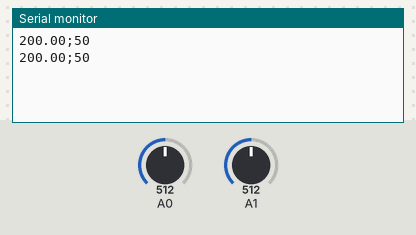
Bench run of a sketch on a simulated Arduino Uno, built with avr-gcc and run on an emulated ATmega328P. On the bench: the last lines printed to the serial monitor. The inputs (shaded band) are chosen by the test bench; at power-on: A0 = 512, A1 = 512.

Above: at 1.8 s.
1.9 s: A0 set to 716
At 2.8 s:
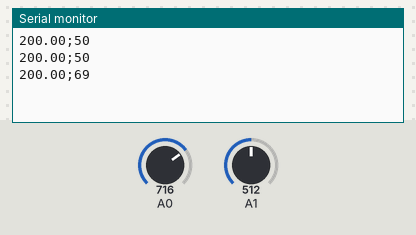
3.4 s: A1 set to 716
At 4.5 s:
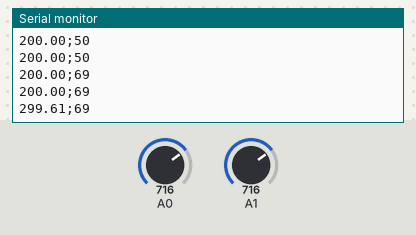
4.9 s: A0 set to 900
At 5.8 s:
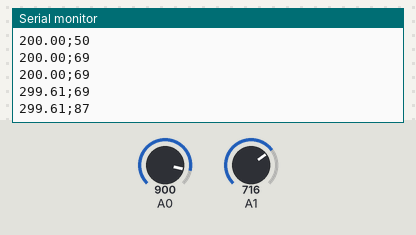
6.4 s: A1 set to 900
At 7.8 s:
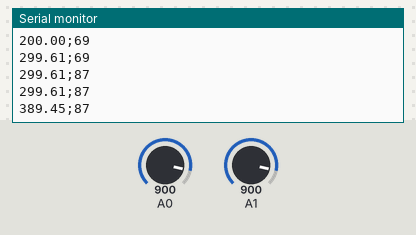
Timing chart, 0 to 8.9 s (numbered marks = the images above; inputs shaded):
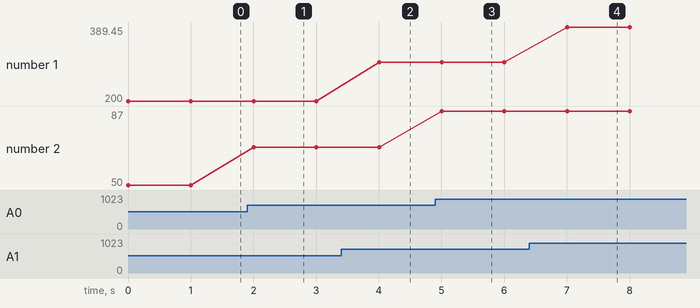

The sketch:

readtemp.ino
```cpp
int pinRheostat = 0;
int pinTemperature = 1;


void setup() {
 Serial.begin(9600);
}

void loop() {
 String temperature = String(getTemperature(pinTemperature));
 String positionRheostat = String(getPositionRheostat(pinRheostat));
 String toReturn = temperature + ";" + positionRheostat;
 Serial.println(toReturn);
 delay(1000);
}

float getTemperature(int pin){
  float voltage = analogRead(pin) * 0.004882814;
  float temperature = (voltage - .5) * 100;
  return temperature;
}

int getPositionRheostat(int pin){
  int valeur = map(analogRead(pin), 0, 1023, 0, 100);
  return valeur;
}
```

Measured:
- after the input at 1.9 s, the serial monitor: prints a new line after 0.10 s (image 1)
- after the input at 3.4 s, the serial monitor: prints a new line after 0.60 s (image 2)
- after the input at 4.9 s, the serial monitor: prints a new line after 0.10 s (image 3)
- after the input at 6.4 s, the serial monitor: prints a new line after 0.61 s (image 4)
- plotted number 1: 200 → 299.61 after the input at 3.4 s, 299.61 → 389.45 after the input at 6.4 s
- plotted number 2: 50 → 69 after the input at 1.9 s, 69 → 87 after the input at 4.9 s
